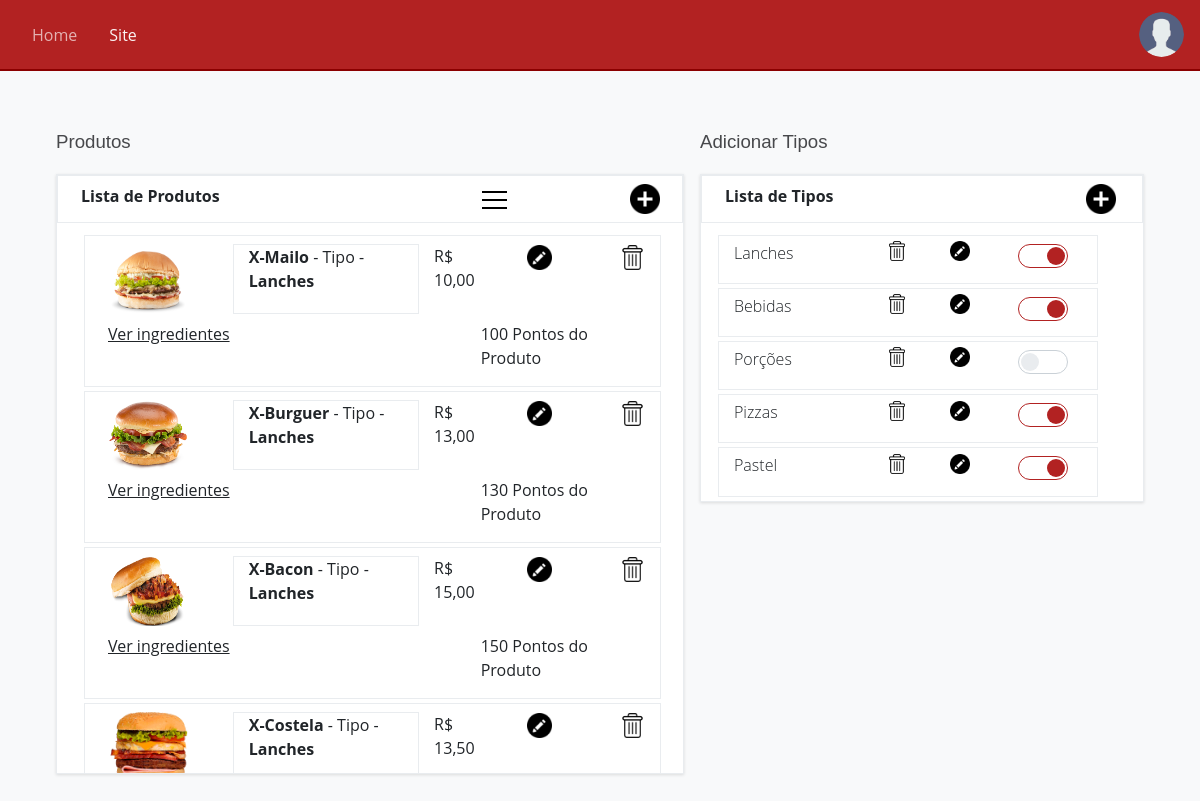
The app's page /includes/paginas/admin.php?produtos (signed in) with its own data.
### tables this page shows
CREATE TABLE IF NOT EXISTS `tipo` (
  `tip_codigo` int(11) NOT NULL AUTO_INCREMENT,
  `tip_nome` varchar(40) DEFAULT NULL,
  `tip_ativo` int(11) DEFAULT NULL,
  PRIMARY KEY (`tip_codigo`)
);

CREATE TABLE IF NOT EXISTS `produtos` (
  `pro_codigo` int(11) NOT NULL AUTO_INCREMENT,
  `pro_nome` varchar(200) DEFAULT NULL,
  `pro_valor` double DEFAULT NULL,
  `pro_foto` varchar(200) DEFAULT NULL,
  `pro_pontos` int(11) DEFAULT NULL,
  `pro_pontosUsu` int(11) DEFAULT NULL,
  `tip_codigo` int(11) NOT NULL,
  PRIMARY KEY (`pro_codigo`),
  KEY `tipo_produtos` (`tip_codigo`)
);

### includes/classes/Conexao.php (called while the page is built, shortened)
<?php
class Conexao {
    private $conn;
    private $host;
    private $user;
    private $password;
    private $baseName;
    function __construct() {
        $this->conn = false;
        $this->host = "localhost";
        $this->user = "root";
        $this->password = "";
        $this->baseName = "chapeu";
    }
    function connect() {
        if (!$this->conn) {
            try {
                $this->conn = new PDO('mysql:host=' . $this->host . '; dbname=' . $this->baseName . '', $this->user, $this->password, array(PDO::MYSQL_ATTR_INIT_COMMAND => 'SET NAMES utf8'));
            } catch (Exception $e) {
                die('Erro' . $e->getMessage());
            }
        }
        return $this->conn;
    }
    function getAll($query) {
        $resultado = $this->conn->prepare($query);
        $ret = $resultado->execute();
        $resultado->setFetchMode(PDO::FETCH_ASSOC);
        $retorno = $resultado->fetchAll();
        return $retorno;
    }
    function getOne($query) {
        $resultado = $this->conn->prepare($query);
        $ret = $resultado->execute();
        $resultado->setFetchMode(PDO::FETCH_ASSOC);
        $retorno = $resultado->fetch();
        return $retorno;
    }
}
?>

### includes/classes/Administracoes.php (the view, shortened to what this page needs)
<?php
class FuncaoTipo extends Conexao {
    public function BuscaAllTipos() {
        $busca = "SELECT * FROM tipo WHERE tip_nome != 'Promoções'";
        $res = $this->getAll($busca);
        if ($res) {
            foreach ($res as $tipos) {
                echo '
                <div class="col-12 row mt-1 p-0 border">
                    <div class="col-6 col-sm-6  col-md-6 col-lg-4 mt-1"><p>' . $tipos['tip_nome'] . '</p></div>
                    <div class="col-2 col-sm-2 col-md-2 pr-3 col-lg-2 pr-md-0 ">
                        <a id="DeleteTipo"  onclick="confirmacaoDelTipo(' . $tipos['tip_codigo'] . ')" ><button class=" mt-0 ml-4" type="" name="DeletarTipo" id="BtnDel2"><img src="../img/icons/delete.png"></button></a>
                        <input type="hidden" id="textModal" value="Deseja apagar esse tipo, será apagado todos os produtos dentro?"/>
                    </div>
                    <div class="col-2 col-sm-2 col-md-2 pr-3 col-lg-3 pr-md-0 ">
                        <a id="DeleteTipo"  data-toggle="modal" data-target="#modalEditTipo" data-codigo="' . $tipos['tip_codigo'] . '"><button class=" mt-0 ml-4" type="" name="DeletarTipo" id="BtnDel2"><img src="../img/icons/edit.png"></button></a>
                    </div>
                    <div class="col-2 col-sm-2 col-md-2 col-lg-3 pr-md-0">
                    <label class="custom-toggle mt-2">
                        <input type="checkbox"';
                echo ' onclick="atualizarTipo(this);" value="'.$tipos['tip_ativo'].'" name="'.$tipos['tip_codigo'].'">
                        <span class="custom-toggle-slider"></span>
                     </label>
                    </div>
                 </div>';
            }
        } else {
            echo "<p class='text text-center' style='color:red;'>Nenhum Tipo Cadastrado</p>";
        }
    }
}
class FuncaoProduto extends Conexao {
    public function getTip($tipo) {
        $query = "SELECT * FROM tipo WHERE tip_nome = '$tipo'";
        $tipo = $this->getOne($query);
        return $tipo['tip_codigo'];
    }
    public function BuscaAllProdutos() {
        $tipoBusca = $this->getTip('Promoções');
        if ($tipoBusca) {
            $buscaPro = "SELECT tip.*, pro.* FROM tipo tip, produtos pro WHERE pro.tip_codigo = tip.tip_codigo AND tip.tip_codigo != $tipoBusca";
            $geralPro = $this->getAll($buscaPro);
            if ($geralPro) {
                $cont = 1;
                foreach ($geralPro as $produtos) {
                    $valor = ' R$ ' . number_format($produtos['pro_valor'], 2, ',', '.');
                    $pasta = md5($produtos['tip_codigo']);
                    echo '  <div class="col-12 mt-1 border p-2 pl-1 ml-2 row">
                            <label class="col-lg-3 col-4 col-sm-3 h-100"><img src="../img/produtos/';
                    if ($produtos['pro_foto'] == 'proDefaut.png') {
                        echo 'proDefaut.png';
                    } else {
                        echo $pasta . '/' . $produtos['pro_foto'];
                    }
                    echo '" class="imgProduto"/></label>
                            <label class="col-lg-4 col-8 col-sm-9 border"><b>' . $produtos['pro_nome'] . '</b> - Tipo - <b>' . $produtos['tip_nome'] . '</b></label>
                            <label class="col-lg-2 col-4 col-sm-4">' . $valor . '</label>
                           <label class="col-lg-2 col-4 col-sm-4">
                                <a href="admin.php?produtos&proEdit&id=' . $produtos['pro_codigo'] . '">
                                    <button style="background:none;border:none;outline:none;">
                                        <img src="../img/icons/edit.png" class="imgEditProduto"/>
                                    </button>
                                </a>
                            </label>
                            <label class="col-lg-1 col-4 col-sm-4"><a id="DeleteProduto" onclick="confirmacaoDelProdutos(' . $produtos['pro_codigo'] . ')"><img src="../img/icons/delete.png" class="imgEditProduto"/></a></label>
                             <label class="col-6 col-md-8"><a style="text-decoration:underline;" data-toggle="collapse" data-target="#verIgr' . $cont . '">Ver ingredientes</a></label>
                              <label class="col-6 col-md-4 float-right">' . $produtos['pro_pontos'] . ' Pontos do Produto</label>
                            <label class="col-12 collapse" id="verIgr' . $cont . '">
                             ';
                    echo '
                             </label>
                        </div>';
                    $cont++;
                }
            } else {
                echo "<p class='text text-center' style='color:red;'>Nenhum Produto Cadastrado</p>";
            }
        } else {
            echo "<p class='text text-center' style='color:red;'>Nenhum Produto Cadastrado</p>";
        }
    }
    public function FilterGet() {
        $codigoT = $this->getTip('Promoções');
        $busca = "SELECT * FROM tipo WHERE tip_codigo != $codigoT";
        $filtros = $this->getAll($busca);
    }
}
?>

### includes/css/style.css (style rules this page uses)
* { margin: 0; padding: 0; scroll-behavior: smooth; box-sizing: border-box; }
a { cursor: pointer; }
#BtnDel2 { width: 25px; height: 30px; padding-left:1px; color: white; border: none; cursor: pointer; background: none; outline: none; }
#BtnDel2 img { width: 20px; height: 20px; margin-bottom: 2px; }
.imgProduto { width: 80px; height: 70px; border-radius:5px; }
.imgEditProduto { width: 25px; height: 25px; cursor: pointer; }

### records on screen
tipo: produtos.pro_foto (picture), produtos.pro_nome "X-Mailo", tip_nome "Lanches", produtos.pro_valor "R$ 10,00", produtos.pro_pontos "100", produtos.pro_nome "X-Burguer", produtos.pro_valor "R$ 13,00", produtos.pro_pontos "130", produtos.pro_nome "X-Bacon", produtos.pro_valor "R$ 15,00", produtos.pro_pontos "150", produtos.pro_nome "X-Costela", produtos.pro_valor "R$ 13,50"
tipo: tip_nome "Bebidas"
tipo: tip_nome "Porções"
tipo: tip_nome "Pizzas"
tipo: tip_nome "Pastel"
